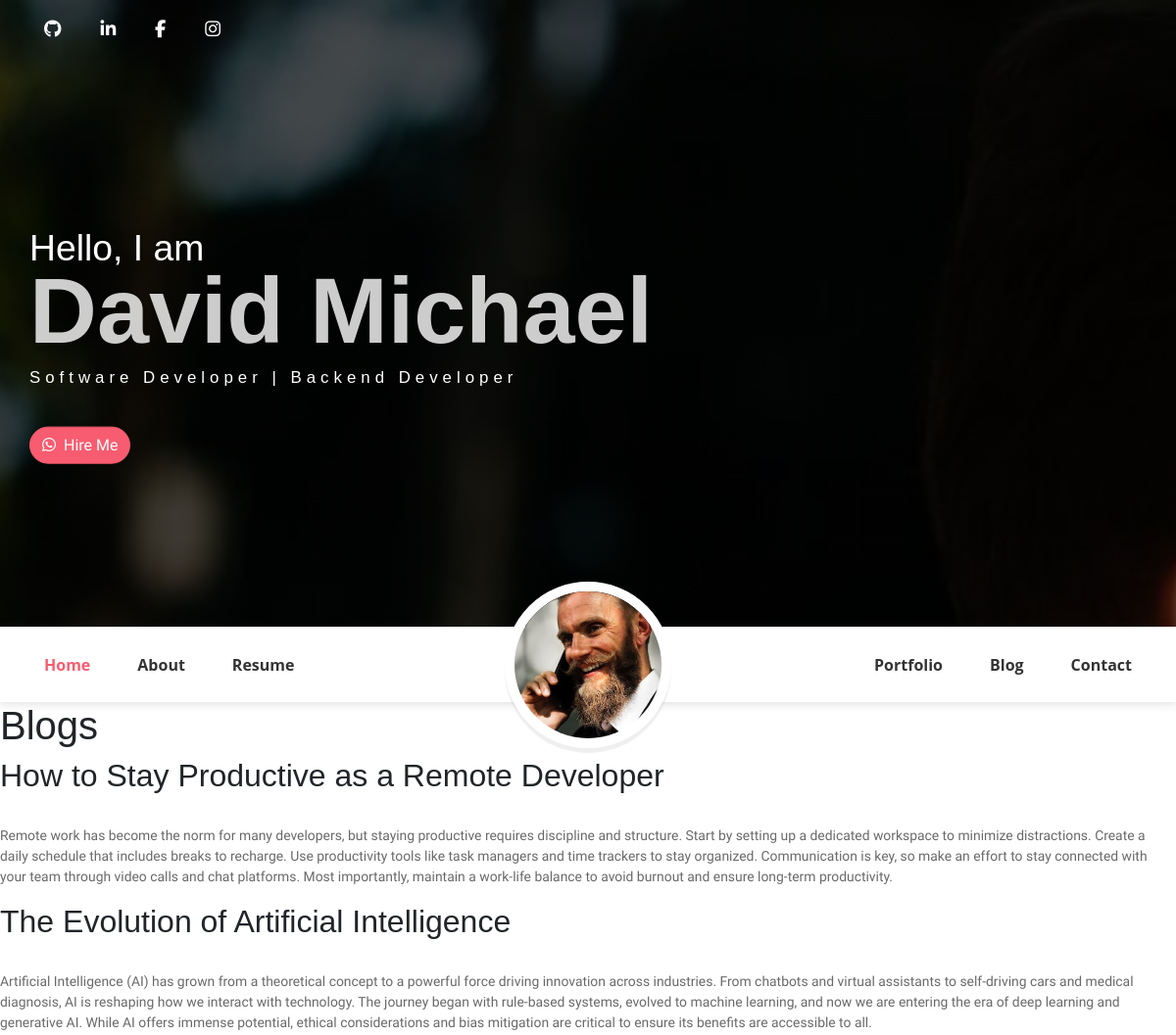
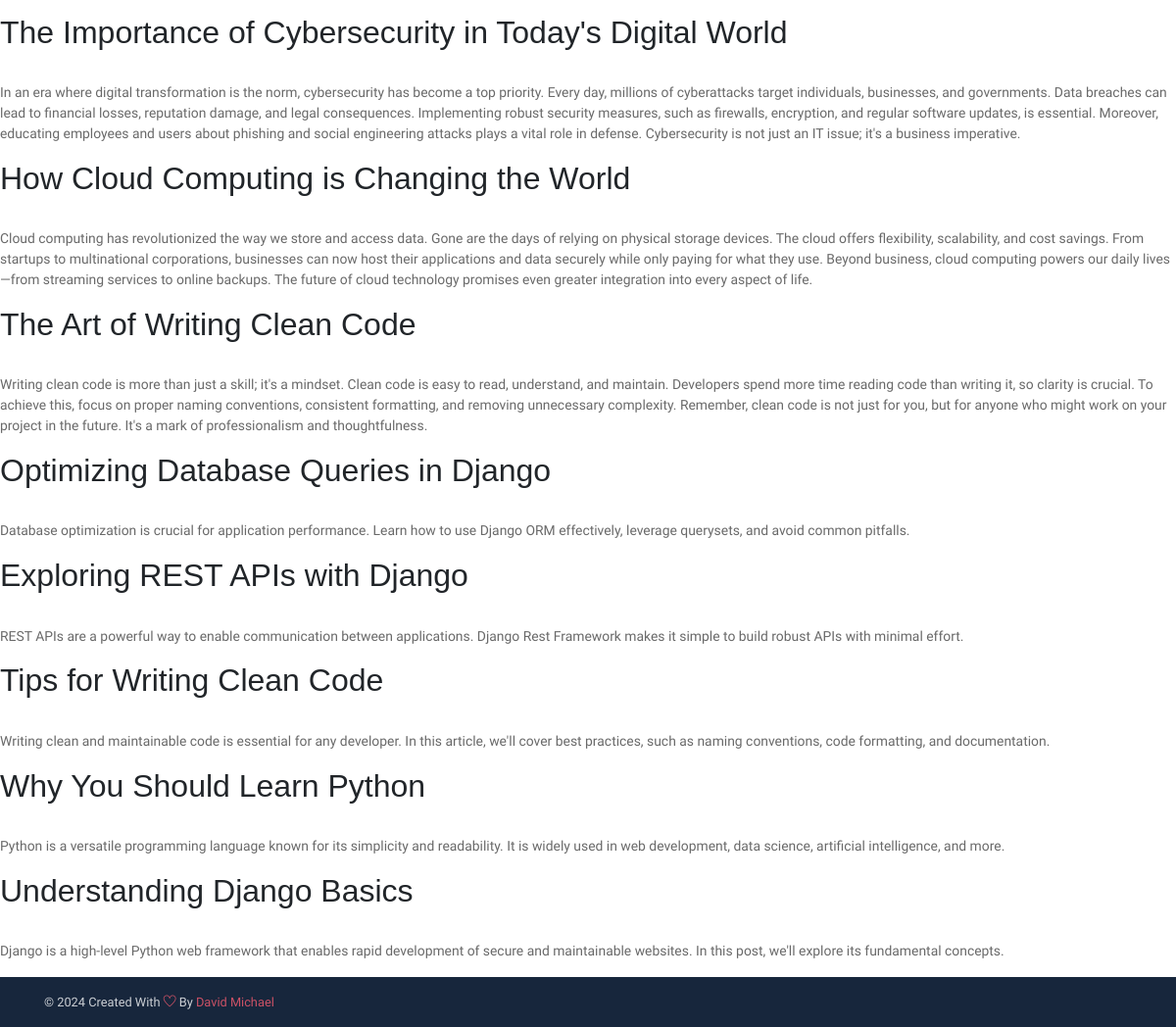
The app's page /blogs/ with its own data (2 pictures, top to bottom).
### core/models.py (models this page shows, shortened)
class Blog(models.Model):
	title = models.CharField(max_length=50)
	body = models.TextField()
	picture = models.ImageField(upload_to="blogs/", default="blogs/blog.jpg")
	date_added = models.DateField(auto_now_add=True)
	updated_at = models.DateField(auto_now=True)
	is_published = models.BooleanField(default=True)
	added_by = models.ForeignKey(User, on_delete=models.CASCADE, null=True, blank=True)
	slug = models.SlugField()
	excerpt = models.TextField()

### core/views.py (the view, shortened to what this page needs)
# urls.py: path("blogs/", BlogView.as_view(), name="blogs"),
class BlogView(View):
	def get(self, request):
		context = {
			"blogs": Blog.objects.all().order_by("-id")
		}
		return render(request, "core/blogs.html", context)

### core/templates/core/blogs.html (shortened to what this page needs)
{% extends "base.html" %}
{% load static %}
{% block content %}
  <h1>Blogs</h1>
  {% for blog in blogs %}
	<h2>{{ blog.title }}</h2>
	<p>{{ blog.body }}</p>
  {% endfor %}
{% endblock content %}

### templates/base.html (shortened to what this page needs)
{% load static %}
<!DOCTYPE html>
<html lang="en">
  <head>
    <link
      rel="stylesheet"
      href="https://cdnjs.cloudflare.com/ajax/libs/font-awesome/6.7.1/css/all.min.css"
    />
    <link
      rel="stylesheet"
      href="{% static 'vendors/themify-icons/css/themify-icons.css' %}"
    />
    <link
      rel="stylesheet"
      type="text/css"
      href="{% static 'css/font-awesome.css' %}"
    />
    <link rel="stylesheet" href="{% static 'css/johndoe.css' %}" />
  </head>
  <body data-spy="scroll" data-target=".navbar" data-offset="40" id="home">
    {% include "partials/header.html" %} {% include "partials/nav.html" %} {% block content %} {% endblock content %}
    {% include "partials/footer.html" %}
  </body>
</html>

### templates/partials/header.html
{% load static %}
<header class="header">
  <div class="container">
    <ul class="social-icons pt-3">
      <li class="social-item">
        <a
          class="social-link text-light"
          href="https://github.com/davidinmichael"
          target="_blank"
          ><i class="fa fa-github" aria-hidden="true"></i
        ></a>
      </li>
      <li class="social-item">
        <a
          class="social-link text-light"
          href="https://www.linkedin.com/in/davidinmichael/"
          target="_blank"
          ><i class="fa fa-linkedin" aria-hidden="true"></i
        ></a>
      </li>
      <li class="social-item">
        <a
          class="social-link text-light"
          href="https://web.facebook.com/davidinmichael"
          target="_blank"
          ><i class="fa fa-facebook" aria-hidden="true"></i
        ></a>
      </li>
      <li class="social-item">
        <a
          class="social-link text-light"
          href="https://www.instagram.com/davidinmichael/"
          target="_blank"
          ><i class="fa fa-instagram" aria-hidden="true"></i
        ></a>
      </li>
    </ul>
    <div class="header-content">
      <h4 class="header-subtitle">Hello, I am</h4>
      <h1 class="header-title">David Michael</h1>
      <h6 class="header-mono">Software Developer | Backend Developer</h6>
      <a
        class="btn btn-primary btn-rounded"
        href="https://wa.me/+2348140980792"
        target="_blank"
        ><i class="fa fa-whatsapp pr-2"></i>Hire Me</a
      >
    </div>
  </div>
</header>

### templates/partials/nav.html (shortened to what this page needs)
 {% load static %}
   <nav class="navbar sticky-top navbar-expand-lg navbar-light bg-white" data-spy="affix" data-offset-top="510">
        <div class="container">
            <div class="collapse mt-sm-20 navbar-collapse" id="navbarSupportedContent">
                <ul class="navbar-nav mr-auto">
                    <li class="nav-item">
                        <a href="#home" class="nav-link">Home</a>
                    </li>
                    <li class="nav-item">
                        <a href="#about" class="nav-link">About</a>
                    </li>
                    <li class="nav-item">
                        <a href="#resume" class="nav-link">Resume</a>
                    </li>
                </ul>
                <ul class="navbar-nav brand">
                    <img src="{% static 'imgs/avatar.jpg' %}" alt="" class="brand-img">
                </ul>
                <ul class="navbar-nav ml-auto">
                    <li class="nav-item">
                        <a href="#portfolio" class="nav-link">Portfolio</a>
                    </li>
                    <li class="nav-item">
                        <a href="#blog" class="nav-link">Blog</a>
                    </li>
                    <li class="nav-item last-item">
                        <a href="#contact" class="nav-link">Contact</a>
                    </li>
                </ul>
            </div>
        </div>
    </nav>

### templates/partials/footer.html
    <footer class="footer py-3">
        <div class="container">
            <p class="small mb-0 text-light">
                &copy; <script>document.write(new Date().getFullYear())</script> Created With <i class="ti-heart text-danger"></i> By <a href="https://github.com/davidinmichael" target="_blank"><span class="text-danger" title="Software Developer">David Michael</span></a>
            </p>
        </div>
    </footer>

### records on screen
Blog: title "How to Stay Productive as a Remote Developer", body "Remote work has become the norm for many developers, but staying productive requires discipline and structure. Start by setting up a dedicated workspace to minimize distractions. Create a daily schedule that includes breaks to recharge. Use productivity tools like task managers and time trackers to stay organized. Communication is key, so make an effort to stay connected with your team through video calls and chat platforms. Most importantly, maintain a work-life balance to avoid burnout and ensure long-term productivity."
Blog: title "The Evolution of Artificial Intelligence", body "Artificial Intelligence (AI) has grown from a theoretical concept to a powerful force driving innovation across industries. From chatbots and virtual assistants to self-driving cars and medical diagnosis, AI is reshaping how we interact with technology. The journey began with rule-based systems, evolved to machine learning, and now we are entering the era of deep learning and generative AI. While AI offers immense potential, ethical considerations and bias mitigation are critical to ensure its benefits are accessible to all."
Blog: title "The Importance of Cybersecurity in Today's Digital World", body "In an era where digital transformation is the norm, cybersecurity has become a top priority. Every day, millions of cyberattacks target individuals, businesses, and governments. Data breaches can lead to financial losses, reputation damage, and legal consequences. Implementing robust security measures, such as firewalls, encryption, and regular software updates, is essential. Moreover, educating employees and users about phishing and social engineering attacks plays a vital role in defense. Cybersecurity is not just an IT issue; it's a business imperative."
Blog: title "How Cloud Computing is Changing the World", body "Cloud computing has revolutionized the way we store and access data. Gone are the days of relying on physical storage devices. The cloud offers flexibility, scalability, and cost savings. From startups to multinational corporations, businesses can now host their applications and data securely while only paying for what they use. Beyond business, cloud computing powers our daily lives—from streaming services to online backups. The future of cloud technology promises even greater integration into every aspect of life."
Blog: title "The Art of Writing Clean Code", body "Writing clean code is more than just a skill; it's a mindset. Clean code is easy to read, understand, and maintain. Developers spend more time reading code than writing it, so clarity is crucial. To achieve this, focus on proper naming conventions, consistent formatting, and removing unnecessary complexity. Remember, clean code is not just for you, but for anyone who might work on your project in the future. It's a mark of professionalism and thoughtfulness."
Blog: title "Optimizing Database Queries in Django", body "Database optimization is crucial for application performance. Learn how to use Django ORM effectively, leverage querysets, and avoid common pitfalls."
Blog: title "Exploring REST APIs with Django", body "REST APIs are a powerful way to enable communication between applications. Django Rest Framework makes it simple to build robust APIs with minimal effort."
Blog: title "Tips for Writing Clean Code", body "Writing clean and maintainable code is essential for any developer. In this article, we'll cover best practices, such as naming conventions, code formatting, and documentation."
Blog: title "Why You Should Learn Python", body "Python is a versatile programming language known for its simplicity and readability. It is widely used in web development, data science, artificial intelligence, and more."
Blog: title "Understanding Django Basics", body "Django is a high-level Python web framework that enables rapid development of secure and maintainable websites. In this post, we'll explore its fundamental concepts."
